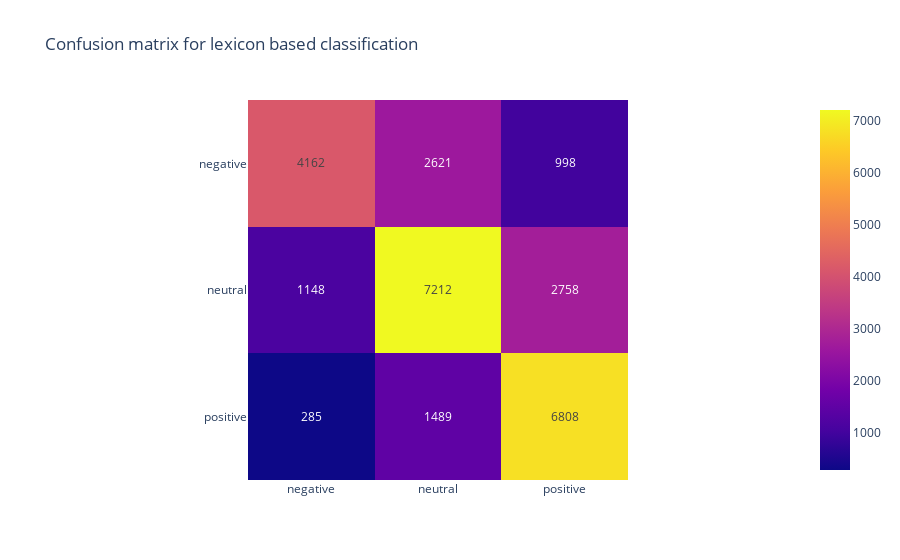

Notebook code for this chart:
### Code cell
px.imshow(
    lex_cm,
    text_auto=True,
    x=["negative", "neutral", "positive"],
    y=["negative", "neutral", "positive"],
    title="Confusion matrix for lexicon based classification",
)

### Figure 1 — Plotly figure (JSON) as saved in the notebook; plotly's stock layout.template omitted (floating-point values rounded to 4 significant figures)
{"data": [{"coloraxis": "coloraxis", "hovertemplate": "x: %{x}<br>y: %{y}<br>color: %{z}<extra></extra>", "name": "0", "texttemplate": "%{z}", "type": "heatmap", "x": ["negative", "neutral", "positive"], "xaxis": "x", "y": ["negative", "neutral", "positive"], "yaxis": "y", "z": [[4162, 2621, 998], [1148, 7212, 2758], [285, 1489, 6808]]}], "layout": {"coloraxis": {"colorscale": [[0, "#0d0887"], [0.1111, "#46039f"], [0.2222, "#7201a8"], [0.3333, "#9c179e"], [0.4444, "#bd3786"], [0.5556, "#d8576b"], [0.6667, "#ed7953"], [0.7778, "#fb9f3a"], [0.8889, "#fdca26"], [1, "#f0f921"]]}, "title": {"text": "Confusion matrix for lexicon based classification"}, "xaxis": {"anchor": "y", "constrain": "domain", "domain": [0, 1], "scaleanchor": "y"}, "yaxis": {"anchor": "x", "autorange": "reversed", "constrain": "domain", "domain": [0, 1]}}}
